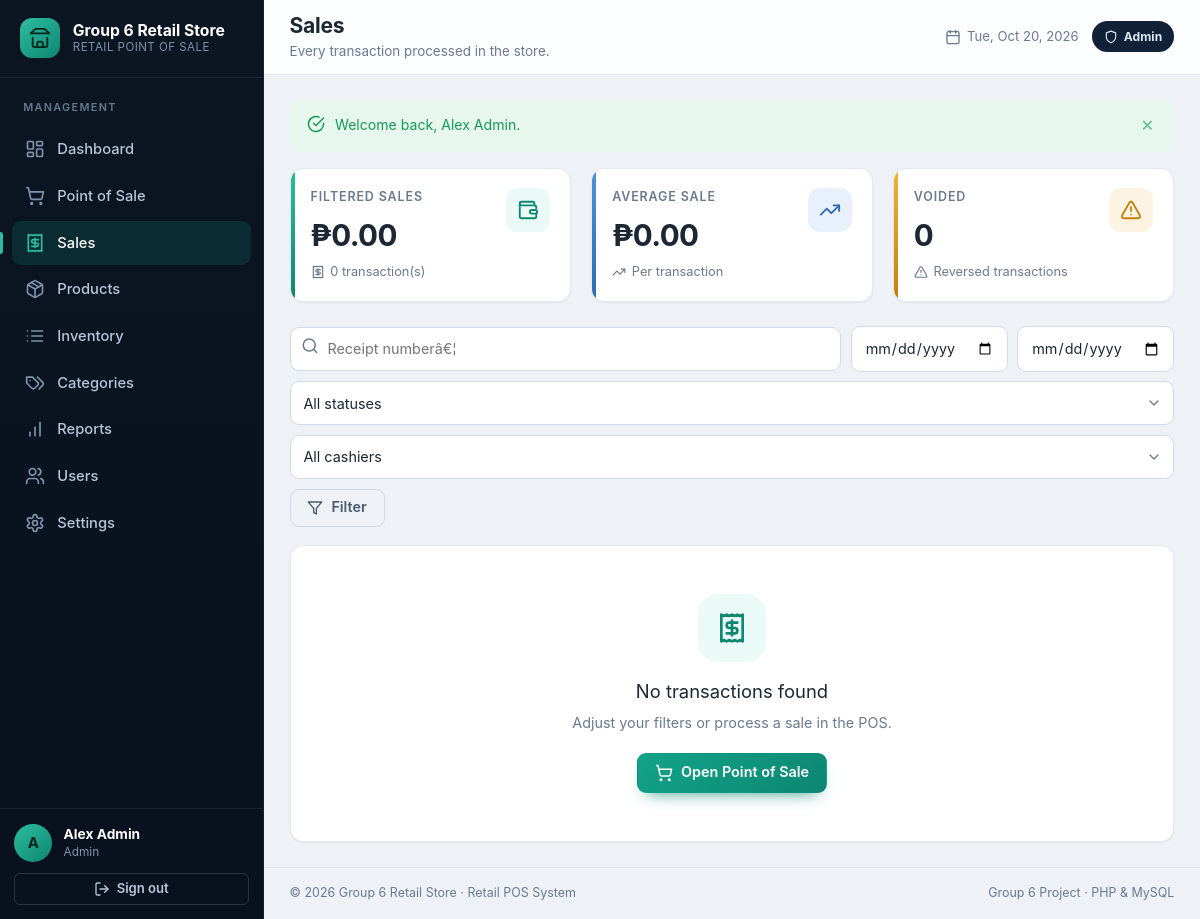
The page /admin/sales.php (signed in) on the database its author committed.
### tables this page shows
CREATE TABLE `users` (
  `id`            BIGINT UNSIGNED NOT NULL AUTO_INCREMENT,
  `name`          VARCHAR(100)    NOT NULL,
  `username`      VARCHAR(50)     NOT NULL,
  `email`         VARCHAR(150)    DEFAULT NULL,
  `password_hash` VARCHAR(255)    NOT NULL COMMENT 'password_hash() / bcrypt output',
  `role`          ENUM('admin','cashier') NOT NULL DEFAULT 'cashier',
  `status`        TINYINT(1)      NOT NULL DEFAULT 1 COMMENT '1 = active, 0 = inactive',
  `last_login_at` DATETIME        DEFAULT NULL,
  `created_at`    TIMESTAMP       NOT NULL DEFAULT CURRENT_TIMESTAMP,
  `updated_at`    TIMESTAMP       NOT NULL DEFAULT CURRENT_TIMESTAMP ON UPDATE CURRENT_TIMESTAMP,
  PRIMARY KEY (`id`),
  UNIQUE KEY `uq_users_username` (`username`),
  UNIQUE KEY `uq_users_email` (`email`),
  KEY `idx_users_role_status` (`role`, `status`)
);

### includes/functions.php (called while the page is built, shortened)
<?php
function e($value): string
{
    return htmlspecialchars((string) ($value ?? ''), ENT_QUOTES | ENT_SUBSTITUTE, 'UTF-8');
}
function url(string $path = ''): string
{
    $path = ltrim($path, '/');
    return APP_BASE . ($path === '' ? '' : '/' . $path);
}
function asset(string $path): string
{
    return url('assets/' . ltrim($path, '/'));
}
function money($amount): string
{
    return setting('currency_symbol', 'P') . number_format((float) $amount, 2);
}
function get(string $key, $default = null)
{
    if (!array_key_exists($key, $_GET) || is_array($_GET[$key])) {
        return $default;
    }
    return is_string($_GET[$key]) ? trim($_GET[$key]) : $_GET[$key];
}
function paginate(int $total, int $perPage = 15, string $pageParam = 'page'): array
{
    $perPage = max(1, $perPage);
    $pages   = max(1, (int) ceil($total / $perPage));
    $page    = (int) get($pageParam, '1');
    $page    = max(1, min($pages, $page));
    return [
        'page'     => $page,
        'per_page' => $perPage,
        'total'    => $total,
        'pages'    => $pages,
        'offset'   => ($page - 1) * $perPage,
    ];
}

### config/database.php (called while the page is built, shortened)
<?php
function db(): PDO
{
    static $pdo = null;
    if ($pdo instanceof PDO) {
        return $pdo;
    }
    $dsn = sprintf(
        'mysql:host=%s;port=%s;dbname=%s;charset=%s',
        DB_HOST,
        DB_PORT,
        DB_NAME,
        DB_CHARSET
    );
    try {
        $pdo = new PDO($dsn, DB_USER, DB_PASS, [
            PDO::ATTR_ERRMODE            => PDO::ERRMODE_EXCEPTION,
            PDO::ATTR_DEFAULT_FETCH_MODE => PDO::FETCH_ASSOC,
            PDO::ATTR_EMULATE_PREPARES   => false,
        ]);
    } catch (PDOException $e) {
        error_log('Database connection failed: ' . $e->getMessage());
        http_response_code(500);
        if (APP_DEBUG) {
            exit('Database connection failed: ' . $e->getMessage());
        }
        exit('Database connection failed. Please check your configuration.');
    }
    return $pdo;
}

### includes/settings.php (called while the page is built, shortened)
<?php
function settings(): array
{
    if (isset($GLOBALS['__settings_cache'])) {
        return $GLOBALS['__settings_cache'];
    }
    $cache = [];
    try {
        foreach (db()->query('SELECT setting_key, setting_value FROM settings') as $row) {
            $cache[$row['setting_key']] = $row['setting_value'];
        }
    } catch (PDOException $e) {
        error_log('Unable to load settings: ' . $e->getMessage());
        $cache = [];
    }
    return $cache;
}
function setting(string $key, $default = null)
{
    $all = settings();
    return array_key_exists($key, $all) && $all[$key] !== null && $all[$key] !== ''
        ? $all[$key]
        : $default;
}

### includes/auth.php (called while the page is built, shortened)
<?php
function current_user(): ?array
{
    static $user = null;
    static $resolved = false;
    if ($resolved) {
        return $user;
    }
    $resolved = true;
    $id = $_SESSION['user_id'] ?? null;
    $stmt = db()->prepare('SELECT * FROM users WHERE id = ? LIMIT 1');
    $stmt->execute([$id]);
    $row = $stmt->fetch();
    return $user = $row;
}
function require_login(): array
{
    $user = current_user();
    return $user;
}

### admin/sales.php (the view, shortened to what this page needs)
<?php
$user = require_login();
$pdo  = db();
$from    = get('from', '');
$to      = get('to', '');
$search  = get('q', '');
$where = [];
$params = [];
$whereSql = $where ? 'WHERE ' . implode(' AND ', $where) : '';
$count = $pdo->prepare("SELECT COUNT(*) FROM sales s $whereSql");
$count->execute($params);
$pg = paginate((int) $count->fetchColumn(), 20);
$sumStmt = $pdo->prepare(
    "SELECT COALESCE(SUM(s.total_amount),0) AS total,
            SUM(CASE WHEN s.status = 'voided' THEN 1 ELSE 0 END) AS voided
     FROM sales s $whereSql"
);
$sumStmt->execute($params);
$summary = $sumStmt->fetch();
$sql = "SELECT s.*, u.name AS cashier_name,
               (SELECT COALESCE(SUM(si.quantity),0) FROM sale_items si WHERE si.sale_id = s.id) AS item_count,
               p.payment_method
        FROM sales s
        JOIN users u ON u.id = s.cashier_id
        LEFT JOIN payments p ON p.sale_id = s.id
        $whereSql
        ORDER BY s.created_at DESC
        LIMIT {$pg['per_page']} OFFSET {$pg['offset']}";
$stmt = $pdo->prepare($sql);
$stmt->execute($params);
$sales = $stmt->fetchAll();
$_page_title    = $user['role'] === 'admin' ? 'Sales' : 'My Sales';
$_page_subtitle = $user['role'] === 'admin' ? 'Every transaction processed in the store.' : 'Transactions you have processed.';
$_active_nav    = 'sales';
require __DIR__ . '/../includes/header.php';
?>
<div class="grid grid--3 mb-3">
    <article class="kpi">
        <div class="kpi__top">
            <div>
                <p class="kpi__label">Filtered sales</p>
                <p class="kpi__value"><?= e(money((float) $summary['total'])) ?></p>
                <p class="kpi__meta"><?= icon('receipt', 'icon', 14) ?> <?= number_format($pg['total']) ?> transaction(s)</p>
            </div>
            <span class="kpi__icon"><?= icon('wallet', 'icon', 22) ?></span>
        </div>
    </article>
    <article class="kpi kpi--info">
        <div class="kpi__top">
            <div>
                <p class="kpi__label">Average sale</p>
                <p class="kpi__value"><?= e(money($pg['total'] > 0 ? (float) $summary['total'] / $pg['total'] : 0)) ?></p>
                <p class="kpi__meta"><?= icon('trending', 'icon', 14) ?> Per transaction</p>
            </div>
            <span class="kpi__icon"><?= icon('trending', 'icon', 22) ?></span>
        </div>
    </article>
    <article class="kpi kpi--warning">
        <div class="kpi__top">
            <div>
                <p class="kpi__label">Voided</p>
                <p class="kpi__value"><?= number_format((int) $summary['voided']) ?></p>
                <p class="kpi__meta"><?= icon('alert', 'icon', 14) ?> Reversed transactions</p>
            </div>
            <span class="kpi__icon"><?= icon('alert', 'icon', 22) ?></span>
        </div>
    </article>
</div>
<div class="toolbar">
    <form method="get" action="<?= e(url('admin/sales.php')) ?>">
        <div class="search-box">
            <span class="search-box__icon"><?= icon('search', 'icon', 18) ?></span>
            <input class="input" type="search" name="q" value="<?= e($search) ?>" placeholder="Receipt numberâ€¦" aria-label="Search receipts">
        </div>
        <input class="input" type="date" name="from" value="<?= e($from) ?>" aria-label="From date" style="width:auto">
        <input class="input" type="date" name="to" value="<?= e($to) ?>" aria-label="To date" style="width:auto">
        <select class="select" name="status" data-autosubmit aria-label="Filter by status">
            <option value="">All statuses</option>
        </select>
        <?php if ($user['role'] === 'admin'): ?>
            <select class="select" name="cashier" data-autosubmit aria-label="Filter by cashier">
                <option value="">All cashiers</option>
            </select>
        <?php endif; ?>
        <button class="btn btn--ghost" type="submit"><?= icon('filter', 'icon', 16) ?> Filter</button>
    </form>
</div>
<div class="card">
    <?php if (!$sales): ?>
        <div class="state">
            <div class="state__icon"><?= icon('receipt', 'icon', 32) ?></div>
            <p class="state__title">No transactions found</p>
            <p class="state__text">Adjust your filters or process a sale in the POS.</p>
            <a class="btn btn--primary" href="<?= e(url('cashier/pos.php')) ?>"><?= icon('cart', 'icon', 18) ?> Open Point of Sale</a>
        </div>
    <?php endif; ?>
</div>
<?php require __DIR__ . '/../includes/footer.php'; ?>

### includes/header.php (shortened to what this page needs)
<?php
$__user     = current_user();
$__title    = $_page_title ?? 'Dashboard';
$__subtitle = $_page_subtitle ?? '';
$__active   = $_active_nav ?? '';
$__body     = $_body_class ?? '';
$__store    = setting('store_name', 'Group 6 Retail');
$__nav = [];
if ($__user && $__user['role'] === 'admin') {
    $__nav = [
        ['key' => 'dashboard', 'label' => 'Dashboard',  'href' => 'admin/dashboard.php', 'icon' => 'dashboard'],
        ['key' => 'pos',       'label' => 'Point of Sale', 'href' => 'cashier/pos.php', 'icon' => 'cart'],
        ['key' => 'sales',     'label' => 'Sales',      'href' => 'admin/sales.php', 'icon' => 'receipt'],
        ['key' => 'products',  'label' => 'Products',   'href' => 'admin/products.php', 'icon' => 'package'],
        ['key' => 'inventory', 'label' => 'Inventory',  'href' => 'admin/inventory.php', 'icon' => 'list'],
        ['key' => 'categories','label' => 'Categories', 'href' => 'admin/categories.php', 'icon' => 'tags'],
        ['key' => 'reports',   'label' => 'Reports',    'href' => 'admin/reports.php', 'icon' => 'chart'],
        ['key' => 'users',     'label' => 'Users',      'href' => 'admin/users.php', 'icon' => 'users'],
        ['key' => 'settings',  'label' => 'Settings',   'href' => 'admin/settings.php', 'icon' => 'settings'],
    ];
} elseif ($__user) {
    $__nav = [
        ['key' => 'pos',   'label' => 'Point of Sale', 'href' => 'cashier/pos.php', 'icon' => 'cart'],
        ['key' => 'sales', 'label' => 'My Sales',      'href' => 'admin/sales.php', 'icon' => 'receipt'],
    ];
}
?>
<!DOCTYPE html>
<html lang="en">
<head>
    <link rel="stylesheet" href="<?= e(asset('css/style.css')) ?>">
</head>
<body class="<?= e($__body) ?>">
<div class="app-shell" id="appShell">
    <?php require __DIR__ . '/sidebar.php'; ?>
    <div class="app-main">
        <header class="topbar">
            <div class="topbar__heading">
                <h1 class="topbar__title"><?= e($__title) ?></h1>
                <?php if ($__subtitle !== ''): ?>
                    <p class="topbar__subtitle"><?= e($__subtitle) ?></p>
                <?php endif; ?>
            </div>
            <div class="topbar__actions">
                <span class="topbar__date"><?= icon('calendar', 'icon', 16) ?> <span><?= e(date('D, M j, Y')) ?></span></span>
                <span class="role-badge role-badge--<?= e($__user['role'] ?? 'cashier') ?>">
                    <?= icon($__user && $__user['role'] === 'admin' ? 'shield' : 'user', 'icon', 14) ?>
                    <?= e(ucfirst($__user['role'] ?? '')) ?>
                </span>
            </div>
        </header>
        <main class="content" id="main-content">

### includes/sidebar.php (shortened to what this page needs)
<aside class="sidebar" id="sidebar">
    <div class="sidebar__brand">
        <span class="brand__mark"><?= icon('store', 'icon', 22) ?></span>
        <span class="brand__text">
            <strong><?= e($__store) ?></strong>
            <small>Retail Point of Sale</small>
        </span>
    </div>
    <nav class="sidebar__nav" aria-label="Main navigation">
        <p class="sidebar__section-label"><?= $__user && $__user['role'] === 'admin' ? 'Management' : 'Workspace' ?></p>
        <?php foreach ($__nav as $item): ?>
            <a class="nav-item<?= $__active === $item['key'] ? ' is-active' : '' ?>"
               href="<?= e(url($item['href'])) ?>"
               <?= $__active === $item['key'] ? 'aria-current="page"' : '' ?>>
                <?= icon($item['icon'], 'nav-item__icon', 20) ?>
                <span><?= e($item['label']) ?></span>
            </a>
        <?php endforeach; ?>
    </nav>
    <div class="sidebar__footer">
        <div class="sidebar__user">
            <span class="avatar"><?= e(strtoupper(substr($__user['name'] ?? 'U', 0, 1))) ?></span>
            <span class="sidebar__user-info">
                <strong><?= e($__user['name'] ?? '') ?></strong>
                <small><?= e(ucfirst($__user['role'] ?? '')) ?></small>
            </span>
        </div>
        <form method="post" action="<?= e(url('logout.php')) ?>">
            <button type="submit" class="btn btn--ghost btn--block btn--sm">
                <?= icon('logout', 'icon', 16) ?> Sign out
            </button>
        </form>
    </div>
</aside>

### rows shown on the page
users: name "A", name "Alex Admin", role "Admin", role "Sales", role "Every transaction processed in the store."

### other values the page prints
$__store "Group 6 Retail Store"
$item['label'] "Dashboard"
$item['label'] "Point of Sale"
$item['label'] "Sales"
$item['label'] "Products"
$item['label'] "Inventory"
$item['label'] "Categories"
$item['label'] "Reports"
$item['label'] "Users"
$item['label'] "Settings"
$f['message'] "Welcome back, Alex Admin."
money((float) $summary['total']) "₱0.00"
$pg['total'] "0"
money($pg['total'] > 0 ? (float) $summary['total'] / $pg['total'] : 0) "₱0.00"
$summary['voided'] "0"
